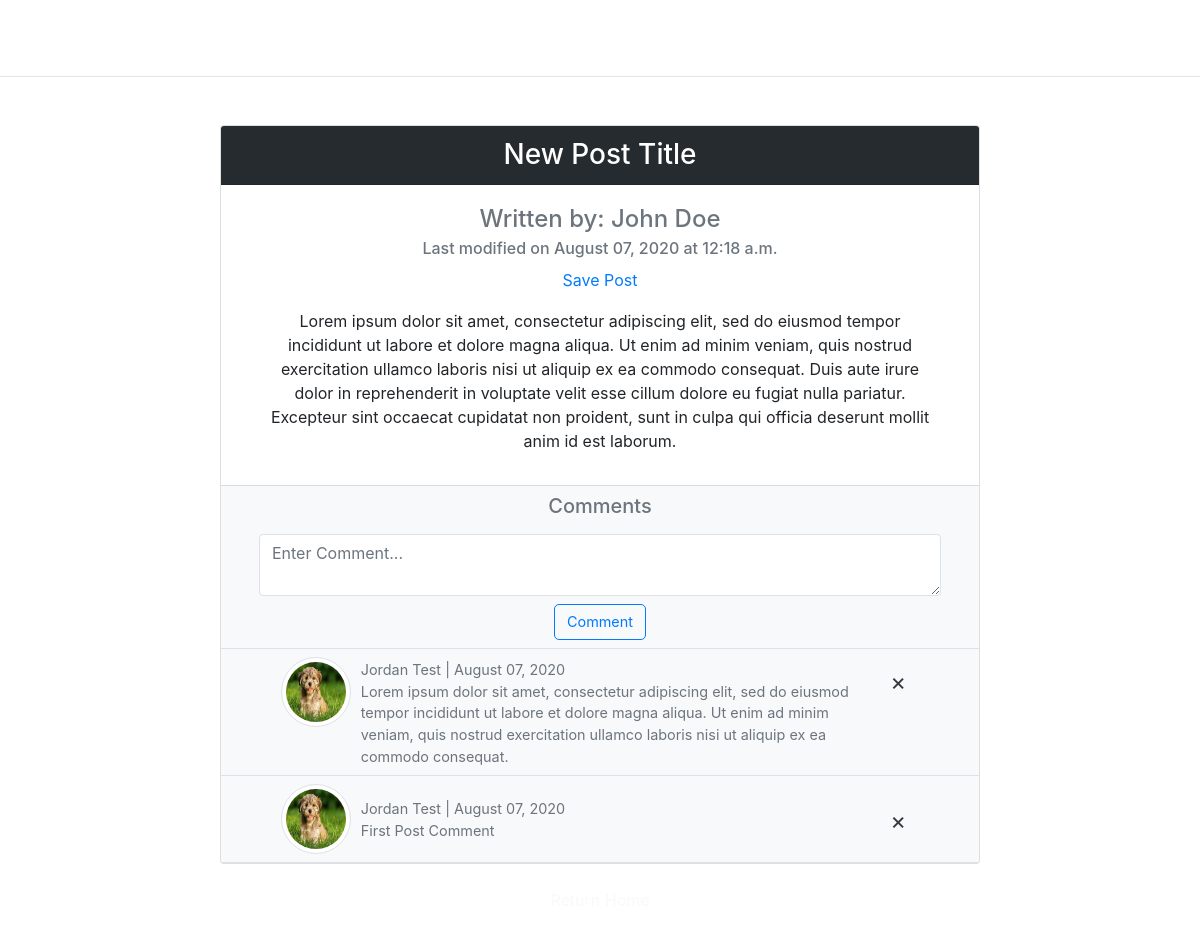
Page /post/43/ (signed in) on the earlier database version.
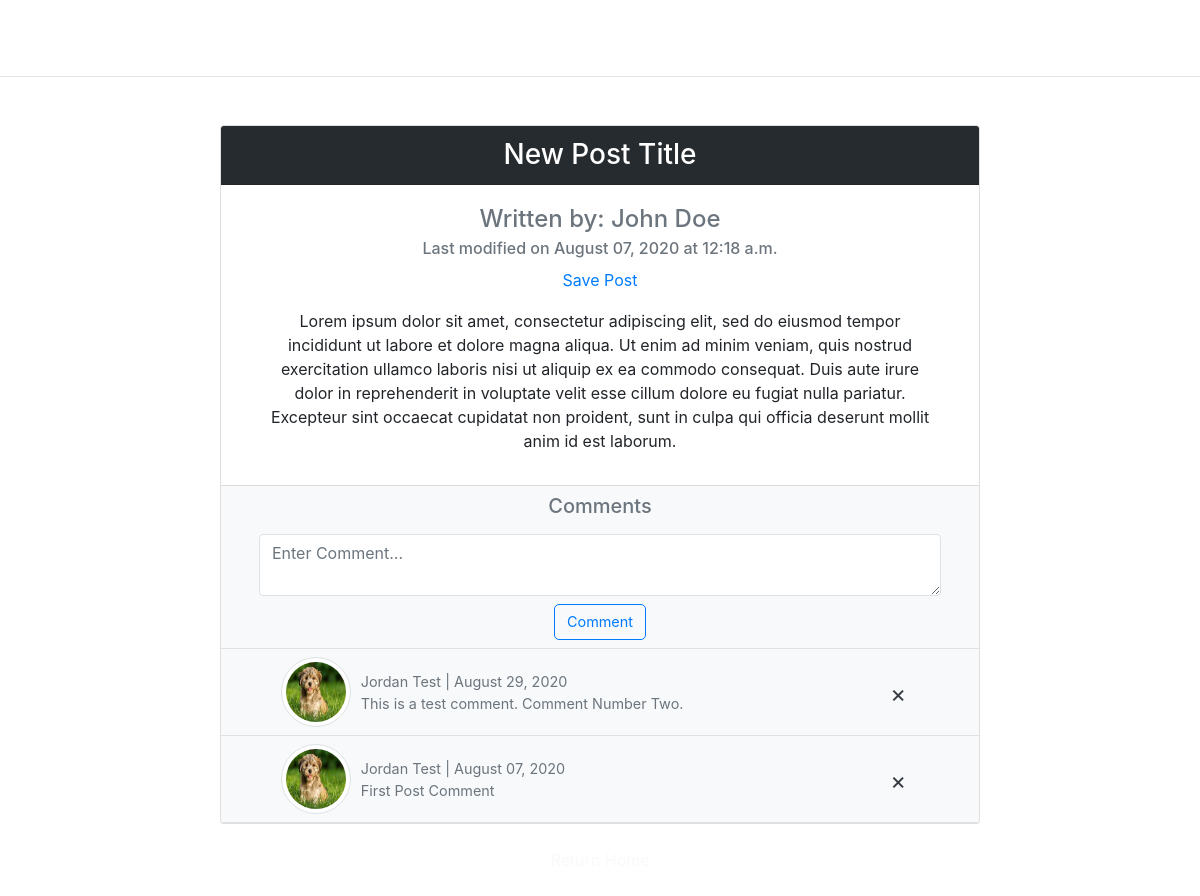
Same page on the later database version.
### blog/models.py (models this page shows, shortened)
class PostComment(models.Model):
    user = models.ForeignKey(User, on_delete=models.CASCADE)
    post = models.ForeignKey(Post, on_delete=models.CASCADE)
    comment = models.TextField()
    time_posted = models.DateTimeField(auto_now_add=True)

### users/models.py (models this page shows, shortened)
class Profile(models.Model):
    user = models.OneToOneField(User, on_delete=models.CASCADE)
    image = models.ImageField(default='default-pic.jpg',
                              upload_to='profile-images')
    bio = models.CharField(max_length=150, blank=True)

### blog/views.py (the view)
# urls.py: path("post/<int:pk>/", views.PostDetailView.as_view(), name='post-detail'),
class PostDetailView(LoginRequiredMixin, DetailView):
    model = Post
    def get_context_data(self, **kwargs):
        context = super().get_context_data(**kwargs)
        context["comments"] = PostComment.objects.filter(
            post=context['object']).all().order_by('-time_posted')
        return context

### blog/templates/blog/post_detail.html (shortened to what this page needs)
{% extends 'blog/layout.html' %}
{% block content %}
<div class='row no-gutters justify-content-center mt-5'>
  <div class='col-md-8 text-center'>
    <div class="card mx-auto mb-4 rounded-bottom detail-post">
      <h3 class="card-header text-white px-5 detail-post-header">{{ object.title|title }}</h3>
      <div class="card-body detail-card-body">
        <h4 class="card-title text-muted">Written by: <a class='text-muted' href="{% url 'user-posts' post.author.username %}">{{ object.author.get_full_name|title }}</a></h4>
        <h6 class="card-subtitle text-muted mb-2">Last modified on {{post.last_modified|date:'F d, Y'}} at {{post.last_modified|date:'P'}}</h6>
        <form action="{% url 'save-post' post.id %}">
          <button type=submit data-id='{{ post.id }}' class="btn btn-link py-0 card-link save-post-link">Save Post</button>
        </form>
        <p class="card-text mt-3 mb-2 px-4">{{post.content}}</p>
      </div>
      <div class="card-footer comment-footer bg-light text-muted mt-1 p-2 px-5">
        <h5 class='w-75 text-center mt-2 pb-2 mb-0 mx-auto'>Comments</h5>
        <form action='{% url "add-comment" %}' class='form-group border-bottom mb-0 py-2 w-100 mx-auto'>
          <textarea type="text" name='comment' placeholder='Enter Comment...' class='form-control border comment-input'></textarea>
          <button type='submit' class='btn btn-outline-primary mt-2 comment-btn'>Comment</button>
        </form>
        {% for comment in comments %}
          <div class='row no-gutters justify-content-center d-flex py-2 border-bottom w-100 comment-section mx-auto'>
            <div class="text-right d-inline-block">
              <img class='rounded-circle comment-img img-thumbnail' src='{{ comment.user.profile.image.url }}' alt='User Image'>
            </div>
            <div class="text-left my-auto comment d-inline-block w-75">
              <small class='my-auto'>{{comment.user.first_name|title}} {{comment.user.last_name|title}} | {{comment.time_posted|date:'F d, Y'}}</small>
              <p class='my-auto pr-5'>{{ comment.comment }}</p>
              {% if user == comment.user %}
                <div class="dropdown home-post-dropdown">
                  <a class="btn text-dark x-button" type="button" id="dropdownMenu1" data-toggle="dropdown" aria-haspopup="true" aria-expanded="false">
                    &times;
                  </a>
                </div>
              {% endif %}
            </div>
          </div>
        {% empty %}
          <p class='mt-3'>This post has no comments.</p>
        {% endfor %}
      </div>
    </div>
    <div class='text-center mb-4'>
        <a href="{% url 'blog-home' %}" class='text-light'>Return Home</a>
    </div>
  </div>
</div>
{% endblock %}

Differences in the rows shown:
removed PostComment: user.profile.image (picture), user.first_name "Jordan", user.last_name "Test", time_posted "August 07, 2020", comment "Lorem ipsum dolor sit amet, consectetur adipiscing elit, sed do eiusmod tempor incididunt ut labore et dolore magna aliqua. Ut enim ad minim veniam, quis nostrud exercitation ullamco laboris nisi ut aliquip ex ea commodo consequat."
added PostComment: user.profile.image (picture), user.first_name "Jordan", user.last_name "Test", time_posted "August 29, 2020", comment "This is a test comment. Comment Number Two."
